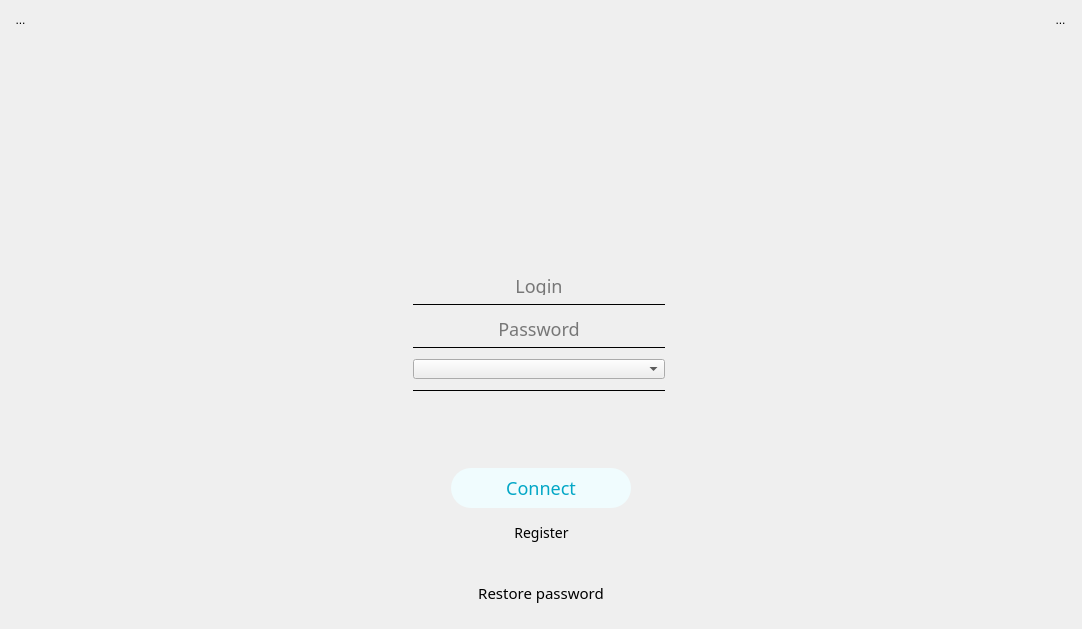
<?xml version="1.0" encoding="UTF-8"?>
<ui version="4.0">
 <class>LoginHor</class>
 <widget class="QWidget" name="LoginHor">
  <property name="geometry">
   <rect>
    <x>0</x>
    <y>0</y>
    <width>1082</width>
    <height>629</height>
   </rect>
  </property>
  <property name="windowTitle">
   <string>Form</string>
  </property>
  <property name="styleSheet">
   <string notr="true">#LoginHor {
	background-image: url(:/pics/bg\@3x.png);
}</string>
  </property>
  <layout class="QVBoxLayout" name="verticalLayout_7">
   <item>
    <layout class="QVBoxLayout" name="verticalLayout_6">
     <item>
      <layout class="QHBoxLayout" name="horizontalLayout_28">
       <item>
        <layout class="QVBoxLayout" name="verticalLayout_30">
         <item>
          <widget class="QToolButton" name="btHelp">
           <property name="styleSheet">
            <string notr="true">border-radius:12px;</string>
           </property>
           <property name="text">
            <string>...</string>
           </property>
           <property name="icon">
            <iconset resource="../resources/KelvinVPN/main.qrc">
             <normaloff>:/pics/help_icon_noactive@2x.png</normaloff>
             <activeoff>:/pics/help_icon_active@2x.png</activeoff>
             <selectedoff>:/pics/help_icon_active@2x.png</selectedoff>:/pics/help_icon_noactive@2x.png</iconset>
           </property>
           <property name="iconSize">
            <size>
             <width>31</width>
             <height>31</height>
            </size>
           </property>
           <property name="toolButtonStyle">
            <enum>Qt::ToolButtonIconOnly</enum>
           </property>
           <property name="autoRaise">
            <bool>true</bool>
           </property>
          </widget>
         </item>
         <item>
          <spacer name="verticalSpacer_25">
           <property name="orientation">
            <enum>Qt::Vertical</enum>
           </property>
           <property name="sizeType">
            <enum>QSizePolicy::Expanding</enum>
           </property>
           <property name="sizeHint" stdset="0">
            <size>
             <width>20</width>
             <height>160</height>
            </size>
           </property>
          </spacer>
         </item>
        </layout>
       </item>
       <item>
        <spacer name="horizontalSpacer_47">
         <property name="orientation">
          <enum>Qt::Horizontal</enum>
         </property>
         <property name="sizeHint" stdset="0">
          <size>
           <width>40</width>
           <height>20</height>
          </size>
         </property>
        </spacer>
       </item>
       <item>
        <layout class="QVBoxLayout" name="verticalLayout_20">
         <item>
          <spacer name="verticalSpacer_24">
           <property name="orientation">
            <enum>Qt::Vertical</enum>
           </property>
           <property name="sizeType">
            <enum>QSizePolicy::Fixed</enum>
           </property>
           <property name="sizeHint" stdset="0">
            <size>
             <width>20</width>
             <height>26</height>
            </size>
           </property>
          </spacer>
         </item>
         <item>
          <layout class="QVBoxLayout" name="verticalLayout_31">
           <item>
            <widget class="QLabel" name="label_12">
             <property name="sizePolicy">
              <sizepolicy hsizetype="Minimum" vsizetype="Minimum">
               <horstretch>0</horstretch>
               <verstretch>0</verstretch>
              </sizepolicy>
             </property>
             <property name="minimumSize">
              <size>
               <width>150</width>
               <height>150</height>
              </size>
             </property>
             <property name="maximumSize">
              <size>
               <width>150</width>
               <height>150</height>
              </size>
             </property>
             <property name="styleSheet">
              <string notr="true">background: rgb(0, 0, 0,0);</string>
             </property>
             <property name="text">
              <string/>
             </property>
             <property name="pixmap">
              <pixmap resource="../resources/KelvinVPN/main.qrc">:/pics/logo_mobile@3x.png</pixmap>
             </property>
             <property name="scaledContents">
              <bool>true</bool>
             </property>
             <property name="alignment">
              <set>Qt::AlignHCenter|Qt::AlignTop</set>
             </property>
            </widget>
           </item>
          </layout>
         </item>
        </layout>
       </item>
       <item>
        <spacer name="horizontalSpacer_48">
         <property name="orientation">
          <enum>Qt::Horizontal</enum>
         </property>
         <property name="sizeHint" stdset="0">
          <size>
           <width>40</width>
           <height>20</height>
          </size>
         </property>
        </spacer>
       </item>
       <item>
        <layout class="QVBoxLayout" name="verticalLayout_32">
         <item>
          <widget class="QToolButton" name="btSettings">
           <property name="styleSheet">
            <string notr="true">border-radius:12px;</string>
           </property>
           <property name="text">
            <string>...</string>
           </property>
           <property name="icon">
            <iconset resource="../resources/KelvinVPN/main.qrc">
             <normaloff>:/pics/settings_icon_noactive@2x.png</normaloff>
             <activeoff>:/pics/settings_icon_active@2x.png</activeoff>:/pics/settings_icon_noactive@2x.png</iconset>
           </property>
           <property name="iconSize">
            <size>
             <width>31</width>
             <height>31</height>
            </size>
           </property>
           <property name="toolButtonStyle">
            <enum>Qt::ToolButtonIconOnly</enum>
           </property>
           <property name="autoRaise">
            <bool>true</bool>
           </property>
          </widget>
         </item>
         <item>
          <spacer name="verticalSpacer_28">
           <property name="orientation">
            <enum>Qt::Vertical</enum>
           </property>
           <property name="sizeType">
            <enum>QSizePolicy::Expanding</enum>
           </property>
           <property name="sizeHint" stdset="0">
            <size>
             <width>20</width>
             <height>160</height>
            </size>
           </property>
          </spacer>
         </item>
        </layout>
       </item>
      </layout>
     </item>
     <item>
      <layout class="QVBoxLayout" name="verticalLayout_3">
       <item>
        <spacer name="verticalSpacer_2">
         <property name="orientation">
          <enum>Qt::Vertical</enum>
         </property>
         <property name="sizeType">
          <enum>QSizePolicy::Expanding</enum>
         </property>
         <property name="sizeHint" stdset="0">
          <size>
           <width>20</width>
           <height>40</height>
          </size>
         </property>
        </spacer>
       </item>
       <item>
        <widget class="QLabel" name="lbMessage">
         <property name="maximumSize">
          <size>
           <width>16777215</width>
           <height>20</height>
          </size>
         </property>
         <property name="styleSheet">
          <string notr="true">color: #0043FF;
font: Regular;</string>
         </property>
         <property name="text">
          <string/>
         </property>
         <property name="scaledContents">
          <bool>false</bool>
         </property>
         <property name="alignment">
          <set>Qt::AlignCenter</set>
         </property>
         <property name="wordWrap">
          <bool>true</bool>
         </property>
        </widget>
       </item>
       <item>
        <spacer name="verticalSpacer_4">
         <property name="orientation">
          <enum>Qt::Vertical</enum>
         </property>
         <property name="sizeType">
          <enum>QSizePolicy::Expanding</enum>
         </property>
         <property name="sizeHint" stdset="0">
          <size>
           <width>20</width>
           <height>40</height>
          </size>
         </property>
        </spacer>
       </item>
      </layout>
     </item>
     <item>
      <layout class="QVBoxLayout" name="verticalLayout">
       <property name="spacing">
        <number>10</number>
       </property>
       <item>
        <layout class="QHBoxLayout" name="horizontalLayout_14">
         <item>
          <spacer name="horizontalSpacer_44">
           <property name="orientation">
            <enum>Qt::Horizontal</enum>
           </property>
           <property name="sizeType">
            <enum>QSizePolicy::Expanding</enum>
           </property>
           <property name="sizeHint" stdset="0">
            <size>
             <width>370</width>
             <height>20</height>
            </size>
           </property>
          </spacer>
         </item>
         <item>
          <layout class="QHBoxLayout" name="horizontalLayout_3">
           <item>
            <layout class="QVBoxLayout" name="verticalLayout_28">
             <item>
              <widget class="QLabel" name="label_11">
               <property name="minimumSize">
                <size>
                 <width>33</width>
                 <height>33</height>
                </size>
               </property>
               <property name="maximumSize">
                <size>
                 <width>33</width>
                 <height>33</height>
                </size>
               </property>
               <property name="styleSheet">
                <string notr="true">background:	rgb(0,0,0,0);
</string>
               </property>
               <property name="text">
                <string/>
               </property>
               <property name="pixmap">
                <pixmap resource="../resources/KelvinVPN/main.qrc">:/pics/user_icon@2x.png</pixmap>
               </property>
               <property name="scaledContents">
                <bool>true</bool>
               </property>
              </widget>
             </item>
            </layout>
           </item>
           <item>
            <layout class="QVBoxLayout" name="verticalLayout_5">
             <item>
              <widget class="QLineEdit" name="edUsername">
               <property name="minimumSize">
                <size>
                 <width>252</width>
                 <height>20</height>
                </size>
               </property>
               <property name="maximumSize">
                <size>
                 <width>252</width>
                 <height>16</height>
                </size>
               </property>
               <property name="font">
                <font>
                 <family>Regular</family>
                 <pointsize>-1</pointsize>
                 <weight>50</weight>
                 <italic>false</italic>
                 <bold>false</bold>
                </font>
               </property>
               <property name="styleSheet">
                <string notr="true">background:	rgb(0,0,0,0);
border: none;
font: 18px Regular;
</string>
               </property>
               <property name="text">
                <string/>
               </property>
               <property name="maxLength">
                <number>336</number>
               </property>
               <property name="alignment">
                <set>Qt::AlignCenter</set>
               </property>
               <property name="placeholderText">
                <string>Login</string>
               </property>
              </widget>
             </item>
             <item>
              <widget class="Line" name="lineUsername">
               <property name="sizePolicy">
                <sizepolicy hsizetype="Preferred" vsizetype="Fixed">
                 <horstretch>0</horstretch>
                 <verstretch>0</verstretch>
                </sizepolicy>
               </property>
               <property name="minimumSize">
                <size>
                 <width>252</width>
                 <height>0</height>
                </size>
               </property>
               <property name="maximumSize">
                <size>
                 <width>252</width>
                 <height>16777215</height>
                </size>
               </property>
               <property name="styleSheet">
                <string notr="true"/>
               </property>
               <property name="frameShadow">
                <enum>QFrame::Plain</enum>
               </property>
               <property name="midLineWidth">
                <number>1</number>
               </property>
               <property name="orientation">
                <enum>Qt::Horizontal</enum>
               </property>
              </widget>
             </item>
            </layout>
           </item>
          </layout>
         </item>
         <item>
          <spacer name="horizontalSpacer_46">
           <property name="orientation">
            <enum>Qt::Horizontal</enum>
           </property>
           <property name="sizeType">
            <enum>QSizePolicy::Expanding</enum>
           </property>
           <property name="sizeHint" stdset="0">
            <size>
             <width>416</width>
             <height>20</height>
            </size>
           </property>
          </spacer>
         </item>
        </layout>
       </item>
       <item>
        <layout class="QHBoxLayout" name="horizontalLayout_16">
         <item>
          <spacer name="horizontalSpacer_41">
           <property name="orientation">
            <enum>Qt::Horizontal</enum>
           </property>
           <property name="sizeType">
            <enum>QSizePolicy::Expanding</enum>
           </property>
           <property name="sizeHint" stdset="0">
            <size>
             <width>370</width>
             <height>20</height>
            </size>
           </property>
          </spacer>
         </item>
         <item>
          <layout class="QHBoxLayout" name="horizontalLayout_15">
           <item>
            <layout class="QVBoxLayout" name="verticalLayout_26">
             <item>
              <widget class="QLabel" name="label_10">
               <property name="minimumSize">
                <size>
                 <width>33</width>
                 <height>33</height>
                </size>
               </property>
               <property name="maximumSize">
                <size>
                 <width>33</width>
                 <height>33</height>
                </size>
               </property>
               <property name="styleSheet">
                <string notr="true">background:	rgb(0,0,0,0);
</string>
               </property>
               <property name="text">
                <string/>
               </property>
               <property name="pixmap">
                <pixmap resource="../resources/KelvinVPN/main.qrc">:/pics/psw_icon@2x.png</pixmap>
               </property>
               <property name="scaledContents">
                <bool>true</bool>
               </property>
              </widget>
             </item>
            </layout>
           </item>
           <item>
            <layout class="QVBoxLayout" name="verticalLayout_4">
             <item>
              <widget class="QLineEdit" name="edPassword">
               <property name="minimumSize">
                <size>
                 <width>252</width>
                 <height>20</height>
                </size>
               </property>
               <property name="maximumSize">
                <size>
                 <width>252</width>
                 <height>16</height>
                </size>
               </property>
               <property name="styleSheet">
                <string notr="true">background:	rgb(0,0,0,0);
border: none;
font: 18px Regular;
</string>
               </property>
               <property name="text">
                <string/>
               </property>
               <property name="maxLength">
                <number>336</number>
               </property>
               <property name="echoMode">
                <enum>QLineEdit::Password</enum>
               </property>
               <property name="alignment">
                <set>Qt::AlignCenter</set>
               </property>
               <property name="placeholderText">
                <string>Password</string>
               </property>
              </widget>
             </item>
             <item>
              <widget class="Line" name="linePassword">
               <property name="minimumSize">
                <size>
                 <width>252</width>
                 <height>0</height>
                </size>
               </property>
               <property name="maximumSize">
                <size>
                 <width>252</width>
                 <height>16777215</height>
                </size>
               </property>
               <property name="styleSheet">
                <string notr="true"/>
               </property>
               <property name="frameShadow">
                <enum>QFrame::Plain</enum>
               </property>
               <property name="midLineWidth">
                <number>1</number>
               </property>
               <property name="orientation">
                <enum>Qt::Horizontal</enum>
               </property>
              </widget>
             </item>
            </layout>
           </item>
          </layout>
         </item>
         <item>
          <spacer name="horizontalSpacer_43">
           <property name="orientation">
            <enum>Qt::Horizontal</enum>
           </property>
           <property name="sizeType">
            <enum>QSizePolicy::Expanding</enum>
           </property>
           <property name="sizeHint" stdset="0">
            <size>
             <width>416</width>
             <height>20</height>
            </size>
           </property>
          </spacer>
         </item>
        </layout>
       </item>
       <item>
        <layout class="QHBoxLayout" name="horizontalLayout_17">
         <item>
          <spacer name="horizontalSpacer_3">
           <property name="orientation">
            <enum>Qt::Horizontal</enum>
           </property>
           <property name="sizeType">
            <enum>QSizePolicy::Expanding</enum>
           </property>
           <property name="sizeHint" stdset="0">
            <size>
             <width>370</width>
             <height>20</height>
            </size>
           </property>
          </spacer>
         </item>
         <item>
          <layout class="QHBoxLayout" name="horizontalLayout_4">
           <item>
            <widget class="QLabel" name="label_17">
             <property name="minimumSize">
              <size>
               <width>33</width>
               <height>33</height>
              </size>
             </property>
             <property name="maximumSize">
              <size>
               <width>33</width>
               <height>33</height>
              </size>
             </property>
             <property name="styleSheet">
              <string notr="true">background:	rgb(0,0,0,0);
</string>
             </property>
             <property name="text">
              <string/>
             </property>
             <property name="pixmap">
              <pixmap resource="../resources/KelvinVPN/main.qrc">:/pics/server_icon@2x.png</pixmap>
             </property>
             <property name="scaledContents">
              <bool>true</bool>
             </property>
            </widget>
           </item>
           <item>
            <layout class="QVBoxLayout" name="verticalLayout_10">
             <item>
              <widget class="QComboBox" name="cbUpstream">
               <property name="sizePolicy">
                <sizepolicy hsizetype="Expanding" vsizetype="Minimum">
                 <horstretch>0</horstretch>
                 <verstretch>0</verstretch>
                </sizepolicy>
               </property>
               <property name="minimumSize">
                <size>
                 <width>0</width>
                 <height>20</height>
                </size>
               </property>
               <property name="maximumSize">
                <size>
                 <width>16777215</width>
                 <height>16777215</height>
                </size>
               </property>
               <property name="styleSheet">
                <string notr="true"/>
               </property>
               <property name="editable">
                <bool>false</bool>
               </property>
               <property name="currentText">
                <string/>
               </property>
               <property name="currentIndex">
                <number>-1</number>
               </property>
               <property name="iconSize">
                <size>
                 <width>16</width>
                 <height>16</height>
                </size>
               </property>
              </widget>
             </item>
             <item>
              <widget class="Line" name="lineUpstream">
               <property name="minimumSize">
                <size>
                 <width>252</width>
                 <height>0</height>
                </size>
               </property>
               <property name="maximumSize">
                <size>
                 <width>336</width>
                 <height>16777215</height>
                </size>
               </property>
               <property name="styleSheet">
                <string notr="true"/>
               </property>
               <property name="frameShadow">
                <enum>QFrame::Plain</enum>
               </property>
               <property name="midLineWidth">
                <number>1</number>
               </property>
               <property name="orientation">
                <enum>Qt::Horizontal</enum>
               </property>
              </widget>
             </item>
            </layout>
           </item>
          </layout>
         </item>
         <item>
          <spacer name="horizontalSpacer_4">
           <property name="orientation">
            <enum>Qt::Horizontal</enum>
           </property>
           <property name="sizeType">
            <enum>QSizePolicy::Expanding</enum>
           </property>
           <property name="sizeHint" stdset="0">
            <size>
             <width>416</width>
             <height>20</height>
            </size>
           </property>
          </spacer>
         </item>
        </layout>
       </item>
      </layout>
     </item>
     <item>
      <spacer name="verticalSpacer_5">
       <property name="orientation">
        <enum>Qt::Vertical</enum>
       </property>
       <property name="sizeType">
        <enum>QSizePolicy::Fixed</enum>
       </property>
       <property name="sizeHint" stdset="0">
        <size>
         <width>20</width>
         <height>70</height>
        </size>
       </property>
      </spacer>
     </item>
     <item>
      <layout class="QHBoxLayout" name="horizontalLayout_22">
       <item>
        <spacer name="horizontalSpacer_37">
         <property name="orientation">
          <enum>Qt::Horizontal</enum>
         </property>
         <property name="sizeType">
          <enum>QSizePolicy::Expanding</enum>
         </property>
         <property name="sizeHint" stdset="0">
          <size>
           <width>40</width>
           <height>20</height>
          </size>
         </property>
        </spacer>
       </item>
       <item>
        <widget class="QPushButton" name="btLogin">
         <property name="enabled">
          <bool>true</bool>
         </property>
         <property name="minimumSize">
          <size>
           <width>180</width>
           <height>40</height>
          </size>
         </property>
         <property name="maximumSize">
          <size>
           <width>180</width>
           <height>40</height>
          </size>
         </property>
         <property name="font">
          <font>
           <family>Regular</family>
           <pointsize>-1</pointsize>
           <weight>50</weight>
           <italic>false</italic>
           <bold>false</bold>
          </font>
         </property>
         <property name="styleSheet">
          <string notr="true">QPushButton {
    border-radius: 20px;
	font: 18px Regular;
    border-width: 1px;
    background-color: rgb(240, 252, 254);
    color: #03A7C6;
}

QPushButton:hover{
    background-color: #14B4DD;
	color: #fff;
	border: 1px solid #fff;
} 

</string>
         </property>
         <property name="text">
          <string>Connect</string>
         </property>
         <property name="flat">
          <bool>true</bool>
         </property>
        </widget>
       </item>
       <item>
        <spacer name="horizontalSpacer_38">
         <property name="orientation">
          <enum>Qt::Horizontal</enum>
         </property>
         <property name="sizeHint" stdset="0">
          <size>
           <width>40</width>
           <height>20</height>
          </size>
         </property>
        </spacer>
       </item>
      </layout>
     </item>
     <item>
      <spacer name="verticalSpacer">
       <property name="orientation">
        <enum>Qt::Vertical</enum>
       </property>
       <property name="sizeType">
        <enum>QSizePolicy::Fixed</enum>
       </property>
       <property name="sizeHint" stdset="0">
        <size>
         <width>20</width>
         <height>5</height>
        </size>
       </property>
      </spacer>
     </item>
     <item>
      <layout class="QHBoxLayout" name="horizontalLayout_71">
       <item>
        <spacer name="horizontalSpacer_39">
         <property name="orientation">
          <enum>Qt::Horizontal</enum>
         </property>
         <property name="sizeHint" stdset="0">
          <size>
           <width>13</width>
           <height>20</height>
          </size>
         </property>
        </spacer>
       </item>
       <item>
        <layout class="QVBoxLayout" name="verticalLayout_2">
         <property name="spacing">
          <number>2</number>
         </property>
         <item>
          <layout class="QHBoxLayout" name="horizontalLayout">
           <item>
            <spacer name="horizontalSpacer_5">
             <property name="orientation">
              <enum>Qt::Horizontal</enum>
             </property>
             <property name="sizeHint" stdset="0">
              <size>
               <width>40</width>
               <height>20</height>
              </size>
             </property>
            </spacer>
           </item>
           <item>
            <widget class="QToolButton" name="btRegister">
             <property name="cursor">
              <cursorShape>ArrowCursor</cursorShape>
             </property>
             <property name="autoFillBackground">
              <bool>false</bool>
             </property>
             <property name="styleSheet">
              <string notr="true">QToolButton {
	font: 14px Regular; 
}

QToolButton:hover{

border: solid 3px;
border: #fff;
} </string>
             </property>
             <property name="text">
              <string>Register</string>
             </property>
             <property name="autoRaise">
              <bool>true</bool>
             </property>
            </widget>
           </item>
           <item>
            <spacer name="horizontalSpacer_6">
             <property name="orientation">
              <enum>Qt::Horizontal</enum>
             </property>
             <property name="sizeHint" stdset="0">
              <size>
               <width>40</width>
               <height>20</height>
              </size>
             </property>
            </spacer>
           </item>
          </layout>
         </item>
         <item>
          <spacer name="verticalSpacer_6">
           <property name="orientation">
            <enum>Qt::Vertical</enum>
           </property>
           <property name="sizeHint" stdset="0">
            <size>
             <width>20</width>
             <height>40</height>
            </size>
           </property>
          </spacer>
         </item>
         <item>
          <spacer name="verticalSpacer_3">
           <property name="orientation">
            <enum>Qt::Vertical</enum>
           </property>
           <property name="sizeType">
            <enum>QSizePolicy::Expanding</enum>
           </property>
           <property name="sizeHint" stdset="0">
            <size>
             <width>333</width>
             <height>0</height>
            </size>
           </property>
          </spacer>
         </item>
         <item>
          <layout class="QHBoxLayout" name="horizontalLayout_6">
           <item>
            <spacer name="horizontalSpacer_55">
             <property name="orientation">
              <enum>Qt::Horizontal</enum>
             </property>
             <property name="sizeType">
              <enum>QSizePolicy::Expanding</enum>
             </property>
             <property name="sizeHint" stdset="0">
              <size>
               <width>40</width>
               <height>20</height>
              </size>
             </property>
            </spacer>
           </item>
           <item>
            <widget class="QToolButton" name="btRestore">
             <property name="styleSheet">
              <string notr="true">QToolButton {
	font: 15px Regular; 
}

QToolButton:hover{
border: solid 3px;
border: #fff;
} </string>
             </property>
             <property name="text">
              <string>Restore password</string>
             </property>
             <property name="autoRaise">
              <bool>true</bool>
             </property>
            </widget>
           </item>
           <item>
            <spacer name="horizontalSpacer_49">
             <property name="orientation">
              <enum>Qt::Horizontal</enum>
             </property>
             <property name="sizeType">
              <enum>QSizePolicy::Expanding</enum>
             </property>
             <property name="sizeHint" stdset="0">
              <size>
               <width>40</width>
               <height>28</height>
              </size>
             </property>
            </spacer>
           </item>
          </layout>
         </item>
         <item>
          <spacer name="verticalSpacer_11">
           <property name="orientation">
            <enum>Qt::Vertical</enum>
           </property>
           <property name="sizeType">
            <enum>QSizePolicy::Expanding</enum>
           </property>
           <property name="sizeHint" stdset="0">
            <size>
             <width>378</width>
             <height>20</height>
            </size>
           </property>
          </spacer>
         </item>
        </layout>
       </item>
       <item>
        <spacer name="horizontalSpacer_40">
         <property name="orientation">
          <enum>Qt::Horizontal</enum>
         </property>
         <property name="sizeType">
          <enum>QSizePolicy::Expanding</enum>
         </property>
         <property name="sizeHint" stdset="0">
          <size>
           <width>40</width>
           <height>20</height>
          </size>
         </property>
        </spacer>
       </item>
      </layout>
     </item>
    </layout>
   </item>
  </layout>
 </widget>
 <resources>
  <include location="../resources/KelvinVPN/main.qrc"/>
 </resources>
 <connections/>
</ui>
